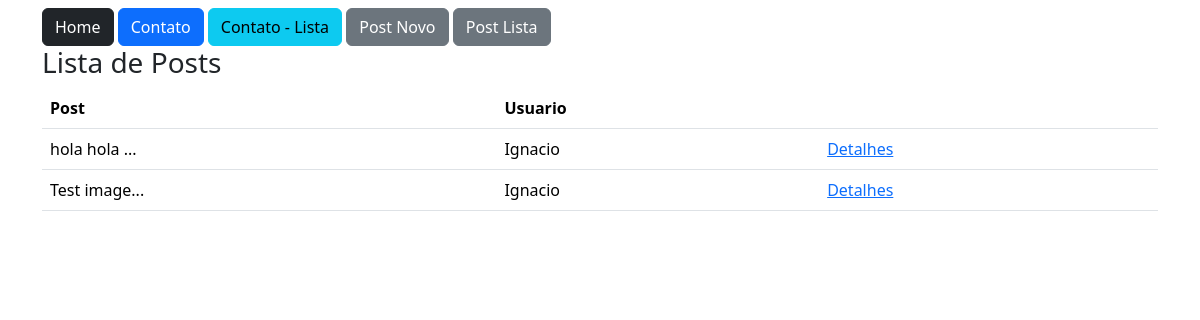
The page /post/lista/ (signed in) on the database its author committed.
### estudo_flask/models.py (models this page shows)
class Post(db.Model):
    id = db.Column(db.Integer, primary_key=True)
    data_criacao = db.Column(db.DateTime, default=datetime.now())
    mensagem = db.Column(db.String, nullable=True)
    imagem = db.Column(db.String, nullable=True, default='default.png')
    user_id = db.Column(db.Integer, db.ForeignKey('user.id'), nullable=True)
    comentarios = db.relationship('PostComentarios', backref='post', lazy=True)
    def msg_resumo(self):
        return f'{self.mensagem[:10]}...'

class User(db.Model, UserMixin):
    id = db.Column(db.Integer, primary_key=True)
    nome = db.Column(db.String, nullable=True)
    sobrenome = db.Column(db.String, nullable=True)
    email = db.Column(db.String, nullable=True)
    senha = db.Column(db.String, nullable=True)
    posts = db.relationship('Post', backref='user', lazy=True)
    post_comentarios = db.relationship('PostComentarios', backref='user', lazy=True)

### estudo_flask/views.py (the view)
@app.route('/post/lista/', methods=['GET', 'POST'])
@login_required
def postLista():
    posts = Post.query.all()
    return render_template('post_lista.html', posts=posts)

### estudo_flask/models.py (called while the page is built)
@login_manager.user_loader
def load_user(user_id):
    return User.query.get(user_id)

### estudo_flask/templates/post_lista.html
{% extends 'base.html' %}
{% block content %}
    <div class="container">
        {% include 'nav.html' %}
        <div class="row">
            <h3>Lista de Posts</h3>
            <div class="col-12">
                <table class="table">
                    <thead>
                        <tr>
                            <th>Post</th>
                            <th>Usuario</th>
                            <th></th>
                        </tr>
                    </thead>
                    <tbody>
                        {% for linha in posts %}
                        <tr>
                            <td>{{ linha.msg_resumo() }}</td>
                            <td>{{ linha.user.nome }}</td>
                            <td><a href="{{url_for('post', id=linha.id)}}">Detalhes</a></td>
                        </tr>
                        {% endfor %}
                    </tbody>
                </table>
            </div>
{% endblock %}

### rows shown on the page
Post: msg_resumo "hola hola ...", user.nome "Ignacio"
Post: msg_resumo "Test image...", user.nome "Ignacio"
